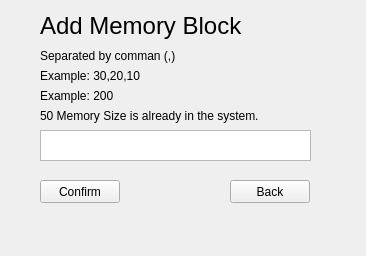
<?xml version="1.0" encoding="UTF-8"?>
<ui version="4.0">
 <class>AddMemoryBlockWindow</class>
 <widget class="QMainWindow" name="AddMemoryBlockWindow">
  <property name="geometry">
   <rect>
    <x>0</x>
    <y>0</y>
    <width>366</width>
    <height>256</height>
   </rect>
  </property>
  <property name="windowTitle">
   <string>Add Memory Block</string>
  </property>
  <widget class="QWidget" name="centralwidget">
   <widget class="QPushButton" name="Button_Confirm">
    <property name="geometry">
     <rect>
      <x>40</x>
      <y>180</y>
      <width>80</width>
      <height>23</height>
     </rect>
    </property>
    <property name="text">
     <string>Confirm</string>
    </property>
   </widget>
   <widget class="QPushButton" name="Button_Back">
    <property name="geometry">
     <rect>
      <x>230</x>
      <y>180</y>
      <width>80</width>
      <height>23</height>
     </rect>
    </property>
    <property name="text">
     <string>Back</string>
    </property>
   </widget>
   <widget class="QLabel" name="Label_AddMemoryBlock">
    <property name="geometry">
     <rect>
      <x>40</x>
      <y>0</y>
      <width>221</width>
      <height>51</height>
     </rect>
    </property>
    <property name="font">
     <font>
      <pointsize>18</pointsize>
     </font>
    </property>
    <property name="text">
     <string>Add Memory Block</string>
    </property>
   </widget>
   <widget class="QTextEdit" name="TextField_MemoryBlock">
    <property name="geometry">
     <rect>
      <x>40</x>
      <y>130</y>
      <width>271</width>
      <height>31</height>
     </rect>
    </property>
   </widget>
   <widget class="QLabel" name="Label_Tutorial1">
    <property name="geometry">
     <rect>
      <x>40</x>
      <y>30</y>
      <width>221</width>
      <height>51</height>
     </rect>
    </property>
    <property name="font">
     <font>
      <pointsize>9</pointsize>
     </font>
    </property>
    <property name="text">
     <string>Separated by comman (,)</string>
    </property>
   </widget>
   <widget class="QLabel" name="Label_Tutorial2">
    <property name="geometry">
     <rect>
      <x>40</x>
      <y>50</y>
      <width>221</width>
      <height>51</height>
     </rect>
    </property>
    <property name="font">
     <font>
      <pointsize>9</pointsize>
     </font>
    </property>
    <property name="text">
     <string>Example: 30,20,10</string>
    </property>
   </widget>
   <widget class="QLabel" name="Label_Tutorial3">
    <property name="geometry">
     <rect>
      <x>40</x>
      <y>70</y>
      <width>221</width>
      <height>51</height>
     </rect>
    </property>
    <property name="font">
     <font>
      <pointsize>9</pointsize>
     </font>
    </property>
    <property name="text">
     <string>Example: 200</string>
    </property>
   </widget>
   <widget class="QLabel" name="Label_Tutorial4">
    <property name="geometry">
     <rect>
      <x>40</x>
      <y>90</y>
      <width>251</width>
      <height>51</height>
     </rect>
    </property>
    <property name="font">
     <font>
      <pointsize>9</pointsize>
     </font>
    </property>
    <property name="text">
     <string>50 Memory Size is already in the system.</string>
    </property>
   </widget>
  </widget>
 </widget>
 <resources/>
 <connections/>
</ui>
